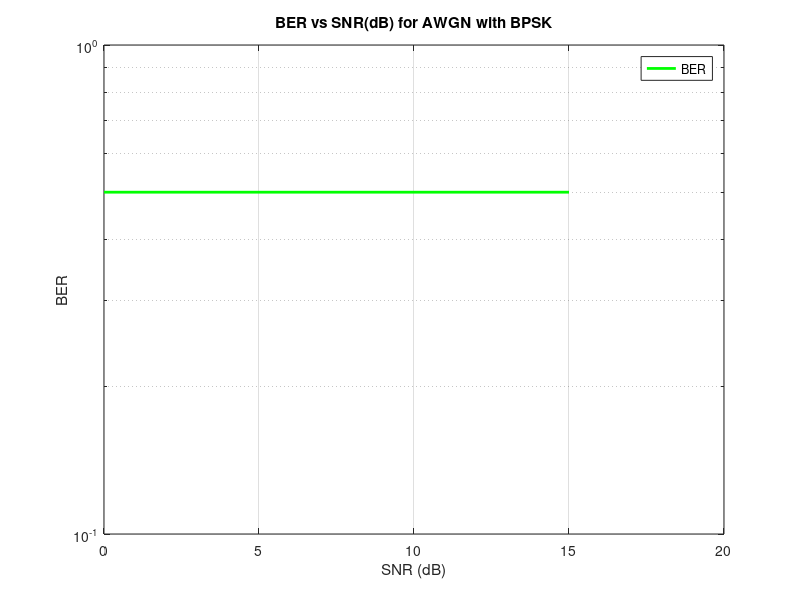

MATLAB code to generate this figure:
close all;
clear;
clc;
blockLength = 1000;
nBlocks = 20000;
SNRdB = 0:1:15;
SNR = 10.^(SNRdB/10);
No = 1;
BER = zeros(1,16); %Initialize BER Array

for blk = 1:nBlocks
    randvalues = randn(1,blockLength) ;% Generate random bits of length equal to block length
    Bits = randvalues > 0;
    Sym =   2*Bits - 1; %Generate BPSK symbols, map bit 1 -> +1 and bit 0 -> -1
    noise = sqrt(No/2)*(randn(1,blockLength) +1j*(randn(1,blockLength))); %Generate noise

    for K = 1:length(SNRdB)
        TxSym = sqrt(SNR(K))*Sym;  % Transmit the symbols, adjust the amplitude of the symbols
        RxSym = TxSym + noise;
        DecBits = RxSym > 0;
        BER(K) = BER(K) + sum(DecBits ~= Bits);
    end
end

BER = (BER/blockLength)/nBlocks; %Average BER
semilogy(SNRdB,BER,'g','linewidth',2.0,'MarkerSize',9.0);
grid on;
legend('BER');
xlabel('SNR (dB)');
ylabel('BER');
title('BER vs SNR(dB) for AWGN with BPSK')
